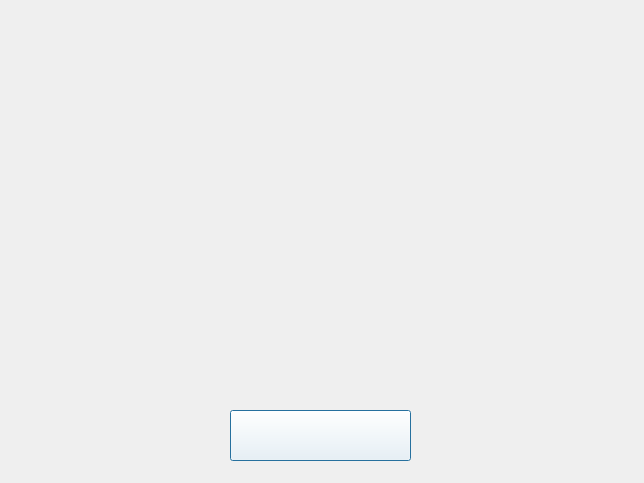
<?xml version="1.0" encoding="UTF-8"?>
<ui version="4.0">
 <class>confirmation</class>
 <widget class="QDialog" name="confirmation">
  <property name="geometry">
   <rect>
    <x>0</x>
    <y>0</y>
    <width>644</width>
    <height>483</height>
   </rect>
  </property>
  <property name="windowTitle">
   <string>Dialog</string>
  </property>
  <property name="styleSheet">
   <string notr="true">#confirmation
{
	border-image: url(:/resources/resources/confirmation bg.jpg) contain;
}</string>
  </property>
  <widget class="QPushButton" name="okbutton">
   <property name="geometry">
    <rect>
     <x>230</x>
     <y>410</y>
     <width>181</width>
     <height>51</height>
    </rect>
   </property>
   <property name="styleSheet">
    <string notr="true">background-color: rgba(255, 255, 255, 0);</string>
   </property>
   <property name="text">
    <string/>
   </property>
  </widget>
 </widget>
 <resources/>
 <connections/>
</ui>
